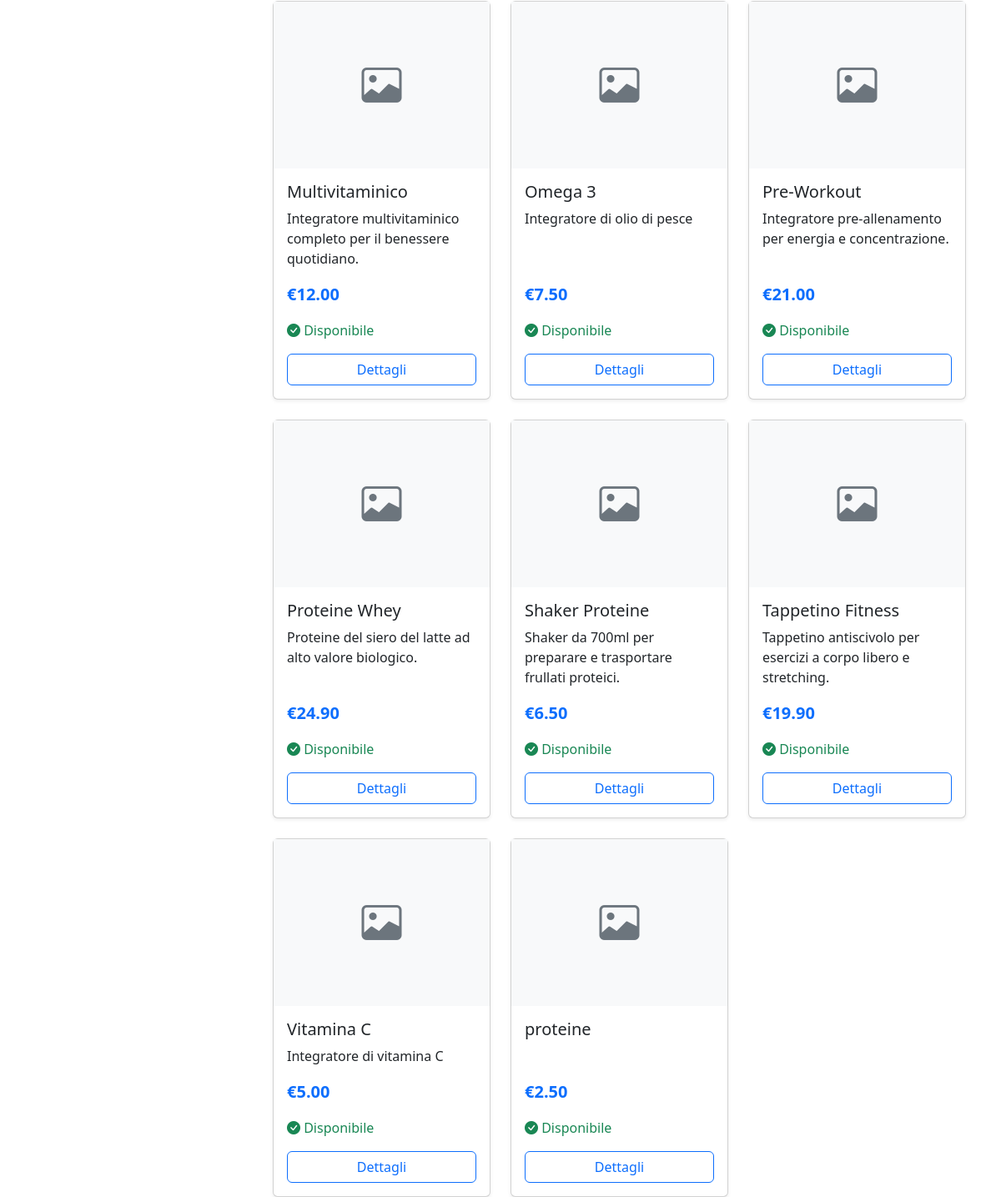
Before: /products/product_list_category/ (lower part) with the older database file.
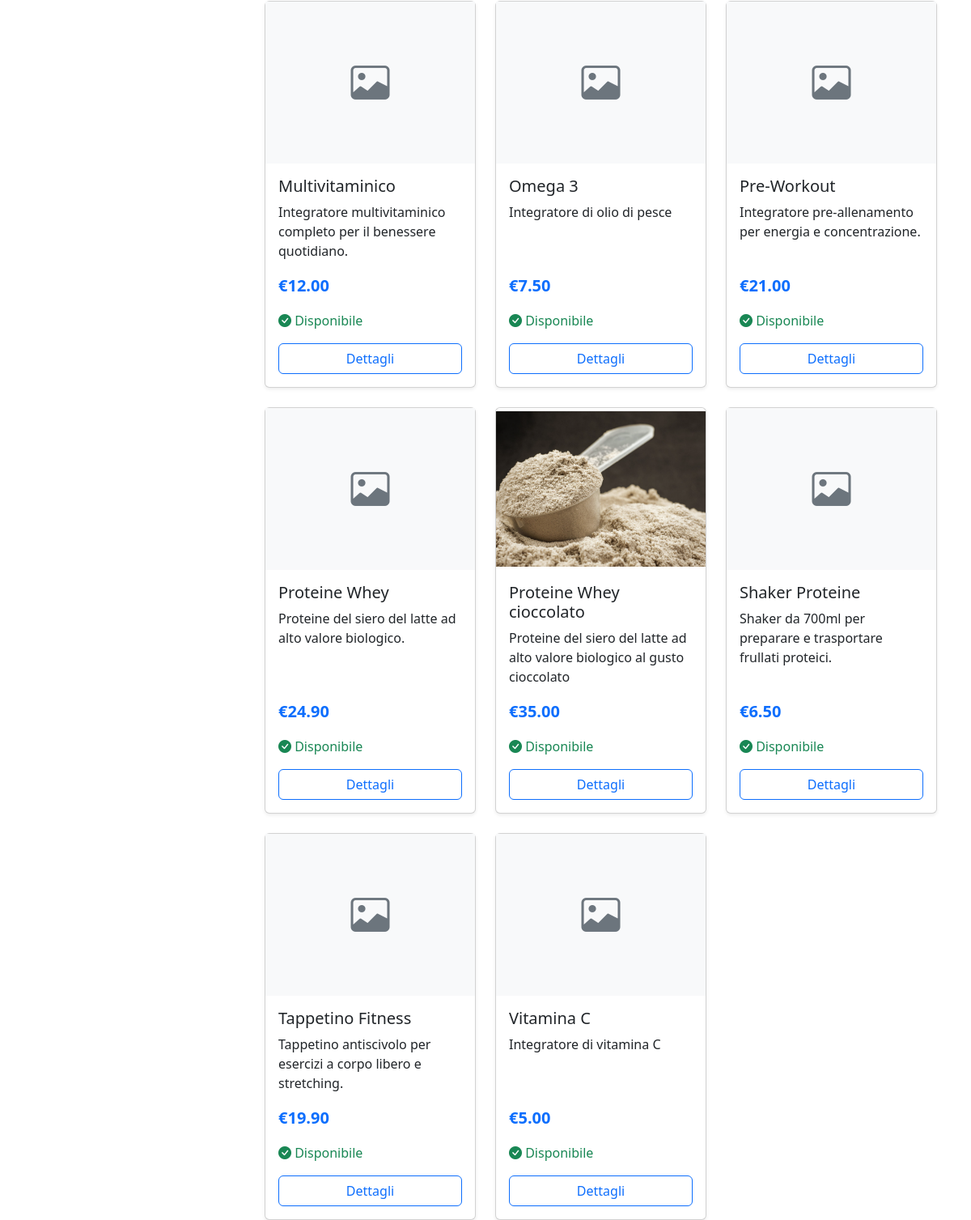
After: the same page with the newer database file.
### products/models.py (models this page shows, shortened)
class Product(models.Model):
    category = models.ManyToManyField(Category)  #todo: decide if meny-to-many or foreign key
    name = models.CharField(max_length=200, unique=True)
    description = models.TextField(blank=True)
    price = models.DecimalField(max_digits=10, decimal_places=2)
    stock = models.PositiveIntegerField()
    available = models.BooleanField(default=True)
    created = models.DateTimeField(auto_now_add=True)
    updated = models.DateTimeField(auto_now=True)  #todo: add the user who created the product
    image = models.ImageField(upload_to='product_images/', blank=True, null=True)
    added_by = models.ForeignKey('users.CustomUser', on_delete=models.SET_NULL, related_name='products_added', null=True, blank=True)
    modified_by = models.ForeignKey('users.CustomUser', on_delete=models.SET_NULL, related_name='products_modified', null=True, blank=True)
    class Meta:
        ordering = ('name',)

### products/views.py (the view, shortened to what this page needs)
# urls.py: path('product_list_category/', product_list_category, name='product_list_category'),
def product_list_category(request, category_id = None):
    if category_id:
        products = Product.objects.filter(category=category_id)
    else:
        products = Product.objects.all()
    category = Category.objects.all()
    source = request.GET.get('source')
    min_price = None
    max_price = None
    selected_category = None
    category_param = request.GET.get('category')
    if category_param:
        try:
            selected_category = Category.objects.get(id=category_param)
            products = products.filter(category=selected_category)
        except Category.DoesNotExist:
            selected_category = None
    elif category_id:
        selected_category = get_object_or_404(Category, id=category_id)
        products = products.filter(category=selected_category)
    query = request.GET.get('q', '')
    if query:
        products = products.filter(
            Q(name__icontains=query) | Q(description__icontains=query)
        )
    form = PriceFilterForm(request.GET or None)
    context = {
        'category': category,
        'products': products,
        'source': source,
        'min_price': min_price,
        'max_price': max_price,
        'category_id': category_id,
        'selected_category': selected_category,
        'query': query,
    }
    return render(request, 'products/product_list_category.html', context)

### templates/products/product_list_category.html (shortened to what this page needs)
{% extends 'base.html' %}
{% load static %}
{% block content %}
<div class="container mt-4">
    <div class="row">
        <div class="col-lg-3 mb-4">
        </div>
        <div class="col-lg-9">
            <div id="products-container">
                <div id="grid-view-container" class="row row-cols-1 row-cols-md-3 g-4">
                    {% for product in products %}
                    <div class="col">
                        <div class="card h-100 shadow-sm product-card">
                            {% if product.image %}
                            <a href="{% url 'products:product_info' product.id %}{% if source %}?source={{ source }}{% endif %}">
                                <img src="{{ product.image.url }}" class="card-img-top" alt="{{ product.name }}" style="height: 200px; object-fit: contain;">
                            </a>
                            {% else %}
                            <div class="bg-light d-flex justify-content-center align-items-center" style="height: 200px;">
                                <i class="bi bi-image text-secondary" style="font-size: 3rem;"></i>
                            </div>
                            {% endif %}
                            <div class="card-body d-flex flex-column">
                                <h5 class="card-title">
                                    <a href="{% url 'products:product_info' product.id %}?source=product_list" class="text-decoration-none text-dark">{{ product.name }}</a>
                                </h5>
                                <p class="card-text flex-grow-1">{{ product.description|truncatechars:80 }}</p>
                                <div class="d-flex align-items-center mb-3">
                                    <span class="fw-bold text-primary fs-5">€{{ product.price }}</span>
                                </div>
                                {% if product.stock > 0 %}
                                <p class="text-success mb-3"><i class="bi bi-check-circle-fill"></i> Disponibile</p>
                                {% else %}
                                <p class="text-danger mb-3"><i class="bi bi-x-circle-fill"></i> Non disponibile</p>
                                {% endif %}
                                <div class="d-flex justify-content-between">
                                    <a href="{% url 'products:product_info' product.id %}{% if source %}?source={{ source }}{% endif %}" class="btn btn-outline-primary w-100">Dettagli</a>
                                </div>
                            </div>
                        </div>
                    </div>
                    {% empty %}
                    <div class="col-12">
                        <div class="alert alert-info" role="alert">
                            <i class="bi bi-info-circle me-2"></i> Nessun prodotto disponibile in questa categoria.
                        </div>
                    </div>
                    {% endfor %}
                </div>
            </div>
        </div>
    </div>
</div>
{% endblock %}

Changed rows visible on the page:
changed Product: image: picture added; name "proteine" → "Proteine Whey cioccolato"; description (not shown) → "Proteine del siero del latte ad alto valore biologico al gusto cioccolato"; price "2.50" → "35.00"; moves up the list
